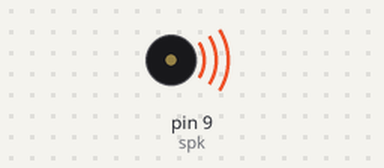
Bench run of a sketch on a simulated Arduino Uno, built with avr-gcc and run on an emulated ATmega328P. Parts: buzzer (waves = sounding).

Above: at 0.2 s.
Timing chart, 0 to 6.5 s (numbered marks = the images above):
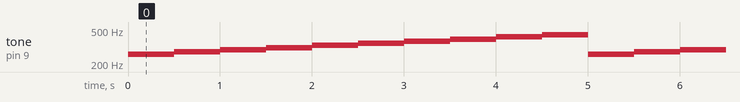

Measured:
- by itself, tone on pin 9 (spk): repeats every 5.0 s: 277 Hz 0.50 s, 294 Hz 0.50 s, 311 Hz 0.50 s, 330 Hz 0.50 s, 349 Hz 0.50 s, 370 Hz 0.50 s, 392 Hz 0.50 s, 415 Hz 0.50 s, 440 Hz 0.50 s, 261 Hz 0.50 s

The sketch:

Arduino-Buzzer.ino
```cpp
int spk =9;
int numTones=10;
int tones[]={261,277,294,311,330,349,370,392,415,440,466,494};

void setup() {
  // put your setup code here, to run once:

}

void loop() {
  for(int i=0 ; i< numTones ; i++)
  {
    tone(spk,tones[i]);
    delay(500);
  }
  noTone(spk);

}
```
